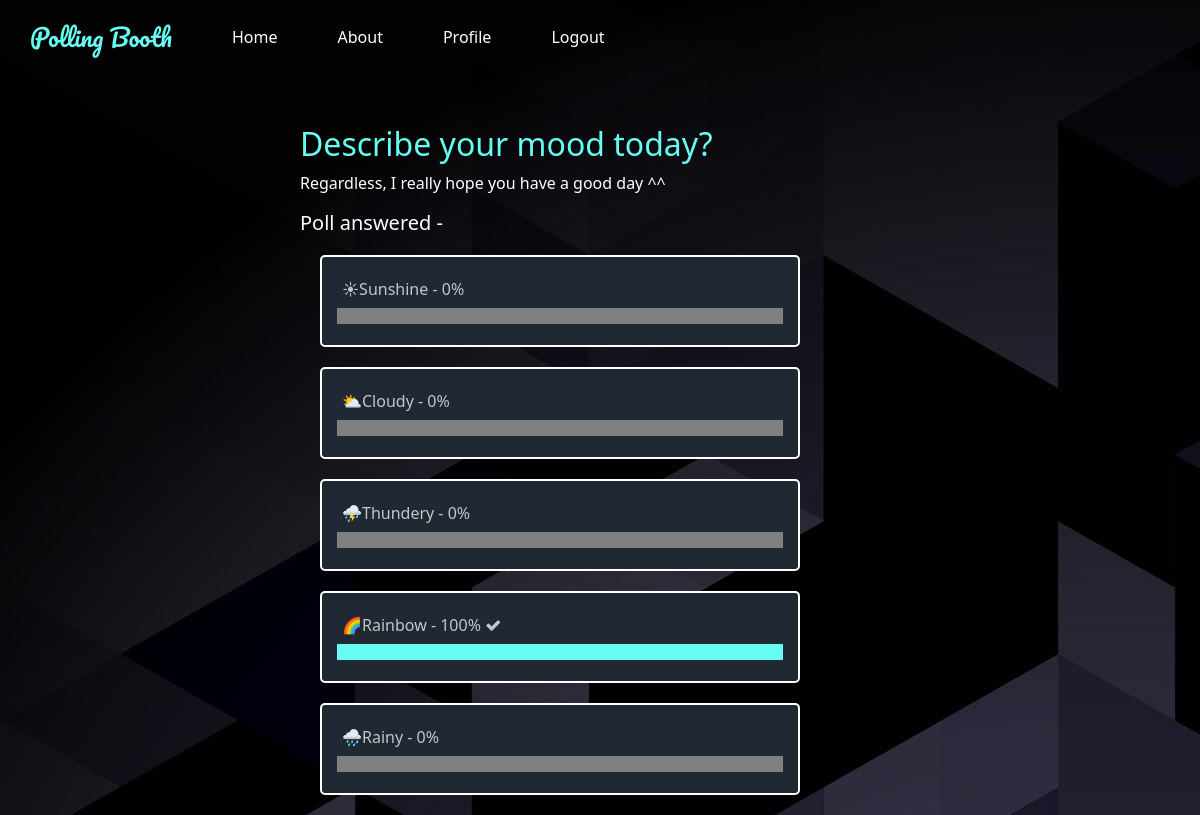
The app's page /vote.php?id=6 (signed in) with its own data.
### tables this page shows
CREATE TABLE `polls` (
  `pollId` int(4) NOT NULL,
  `userId` varchar(256) NOT NULL,
  `type` varchar(256) NOT NULL,
  `question` varchar(256) NOT NULL,
  `description` varchar(256) DEFAULT NULL,
  `startDate` date NOT NULL,
  `endDate` date NOT NULL,
  `isPrivate` char(1) NOT NULL
);

CREATE TABLE `choices` (
  `pollId` int(4) NOT NULL,
  `choiceName` varchar(256) NOT NULL,
  `nSelected` int(4) NOT NULL DEFAULT 0
);

### includes/functions.inc.php (called while the page is built, shortened)
<?php
function fetchPoll($conn, $id)
{
    $sql = "SELECT * FROM polls WHERE pollId = ?;";
    $stmt = mysqli_stmt_init($conn);
    if (!mysqli_stmt_prepare($stmt, $sql))
    {
        header("location: ../polls.php?error=stmtfailed");
        exit();
    }
    mysqli_stmt_bind_param($stmt, "s", $id);
    mysqli_stmt_execute($stmt);
    $resultData = mysqli_stmt_get_result($stmt);
    $row = mysqli_fetch_assoc($resultData);
    return $row;
}
function fetchChoices($conn, $poll) {
    $sql = "SELECT * FROM choices WHERE pollId = ?;";
    $stmt = mysqli_stmt_init($conn);
    if (!mysqli_stmt_prepare($stmt, $sql)) {
        header("location: ../index.php?error=stmtfailed");
        exit();
    }
    mysqli_stmt_bind_param($stmt, "s", $poll);
    mysqli_stmt_execute($stmt);
    $result = mysqli_stmt_get_result($stmt);
    $rowsNum = mysqli_num_rows($result);
    if ($rowsNum > 0)
    {
        $rows = mysqli_fetch_all($result, MYSQLI_ASSOC);
        return $rows;
    }
    return false;
}
function pollAnswered($conn, $user, $poll) {
    $sql = "SELECT * FROM answers WHERE userId = ? AND pollId = ?;";
    $stmt = mysqli_stmt_init($conn);
    if (!mysqli_stmt_prepare($stmt, $sql))
    {
        header("location: ../index.php?error=stmtfailed");
        exit();
    }
    mysqli_stmt_bind_param($stmt, "ss", $user, $poll);
    mysqli_stmt_execute($stmt);
    $result = mysqli_stmt_get_result($stmt);
    $rowsNum = mysqli_num_rows($result);
    return ($rowsNum > 0) ? true : false;
}
function selectedChoice($conn, $user, $poll)
{
    $sql = "SELECT choiceName FROM answers WHERE pollId = ? AND userId = ?";
    $stmt = mysqli_stmt_init($conn);
    if (!mysqli_stmt_prepare($stmt, $sql))
    {
        header("location: ../index.php?error=stmtfailed");
        exit();
    }
    mysqli_stmt_bind_param($stmt, "ss", $poll, $user);
    mysqli_stmt_execute($stmt);
    $result = mysqli_stmt_get_result($stmt);
    $rowsNum = mysqli_num_rows($result);
    if ($rowsNum > 0)
    {
        $rows = mysqli_fetch_assoc($result);
        return $rows;
    }
    return false;
}
function pollExpired($poll)
{
    return (date("y-m-d") > $poll["endDate"]) ? true : false;
}

### vote.php (the view, shortened to what this page needs)
<?php
include_once "header.php";
require_once "includes/dbh.inc.php";
require_once "includes/functions.inc.php";
$id = (int)$_GET["id"];
$user = $_SESSION["userid"];
$poll = fetchPoll($conn, $id);
$choices = fetchChoices($conn, $id);
?>
<div>
    <?php
    echo '<div class="poll-center">';
    if (pollAnswered($conn, $user, $id) === true && pollExpired($poll) === true) {
        echo "<h2 style='color:#66fcf1;'>" . $poll["question"] . "</h2>";
        if ($poll["description"]) {
            echo "<p>" . $poll["description"] . "</p>";
        }
        echo "<h5 style='color:white;'>Poll answered - </h5>";
        $sum = array_sum(array_column($choices, 'nSelected'));
        $userSelectedChoice = selectedChoice($conn, $user, $id);
        foreach ($choices as $choice) {
            echo "<div class='choice poll-option'>";
            if ($userSelectedChoice["choiceName"] == $choice["choiceName"])
                echo "<label>" . $choice["choiceName"] . " - " . round($choice["nSelected"] / $sum, 3) * 100 . "% <i class='fa fa-check' aria-hidden='true'></i></label>";
            else
                echo "<label>" .  $choice["choiceName"] . " - " . round($choice["nSelected"] / $sum, 3) * 100 . "%</label>";
            echo "<progress max='100' value='" . round($choice["nSelected"] / $sum, 3) * 100 . "'></progress></div>";
        }
        exit();
    }
    ?>

### style.css (style rules this page uses)
html, body { margin: 0px; padding: 0px; }
.choice { width: 80%; border: solid 2px white; margin: 10px; }
.choice label { display: inline-block; padding: 5px; width: 90%; }
.poll-center { max-width: 50%; position: relative; left: 50%; transform: translateX(-50%); margin-top: 50px; color: rgb(255, 255, 255); }
.poll-option { background-color: #1f2833; color: #C5C6C7; border-radius: 5px; overflow: hidden; padding: 15px; margin: 20px; }
progress, progress::-webkit-progress-value { background-color: #66fcf1; width: 100%; }

### records on screen
polls: question "Describe your mood today?", description "Regardless, I really hope you have a good day ^^"
choices: choiceName "☀Sunshine", round($choice['nSelected']/$sum,3)*100 "0"
choices: choiceName "⛅Cloudy", round($choice['nSelected']/$sum,3)*100 "0"
choices: choiceName "⛈Thundery", round($choice['nSelected']/$sum,3)*100 "0"
choices: choiceName "🌈Rainbow", round($choice['nSelected']/$sum,3)*100 "100"
choices: choiceName "🌧Rainy", round($choice['nSelected']/$sum,3)*100 "0"
